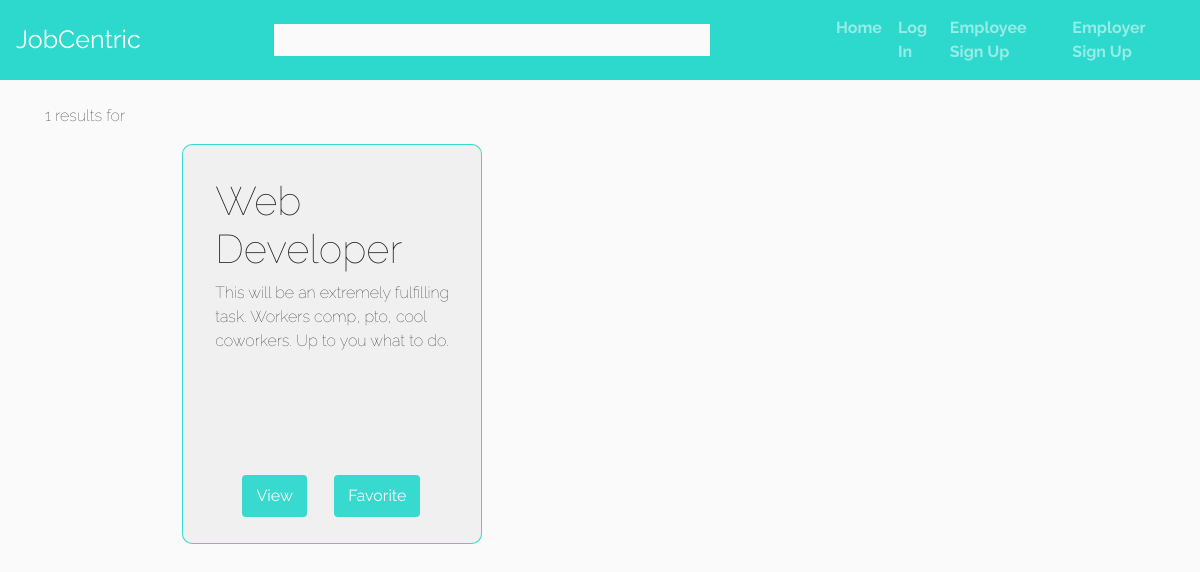
The page /search/ on the database as committed earlier.
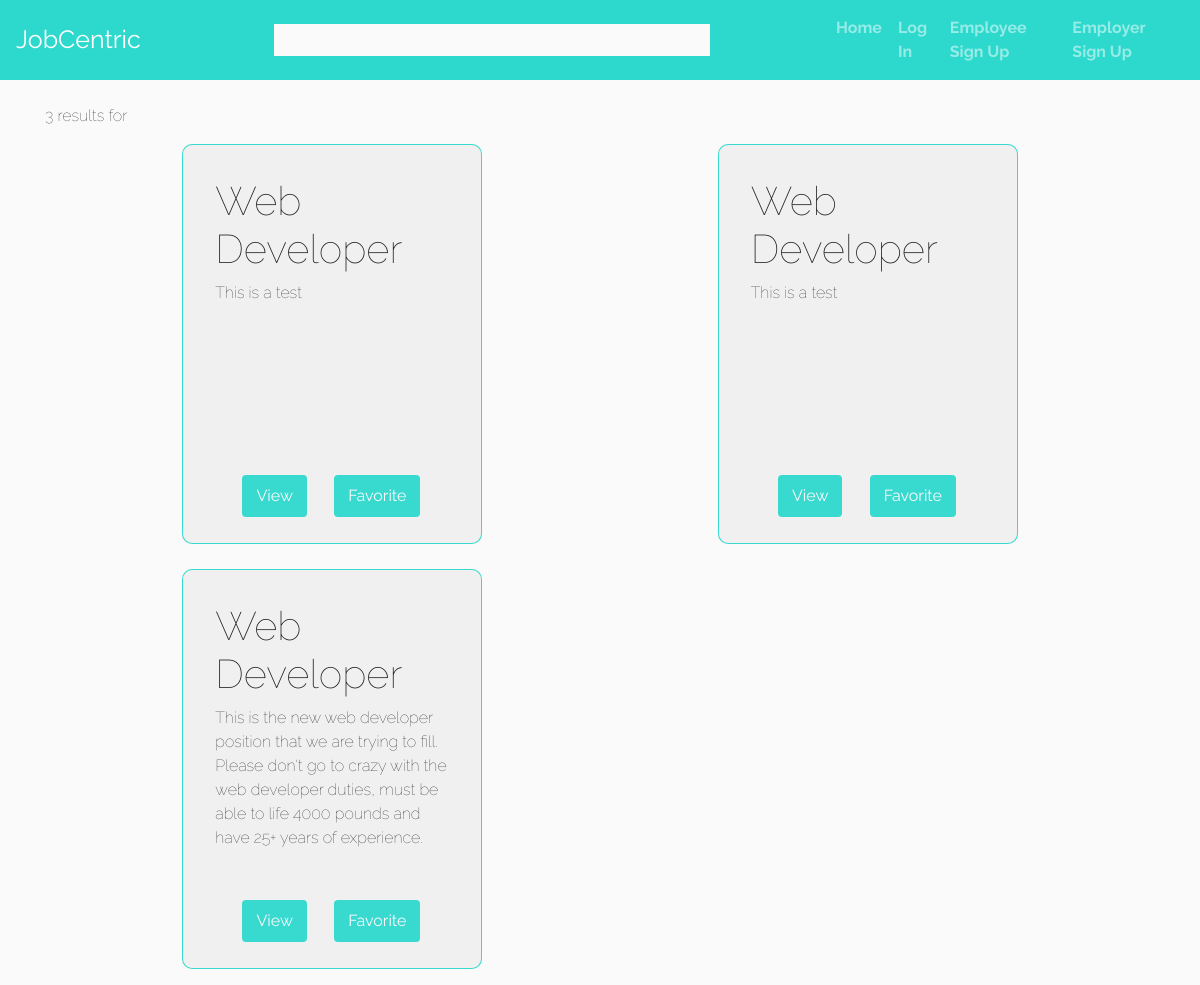
The same page on the database as committed later.
### job/models.py (models this page shows)
class Listing(models.Model):
    user = models.ForeignKey(User, on_delete=models.CASCADE, related_name="listing_user", default=0)
    applicants = models.ManyToManyField(User, symmetrical=False, related_name="listing_applicants")
    title = models.CharField(max_length=300)
    description = models.TextField(max_length=1500)
    location = models.CharField(max_length=150)
    job_type = models.CharField(choices=JOB_TYPE, max_length=1)
    category = models.CharField(choices=CATEGORY_TYPE, max_length=1, blank=True)
    compensation = models.CharField(choices=SALARY_TYPE, max_length=1)
    post_date = models.DateField(default=datetime.now().strftime("%Y-%m-%d"))
    is_open = models.BooleanField(default=True)
    def __str__(self):
        return self.title

### job/views.py (the view)
# urls.py: path("search/", job_views.search_view),
def search_view(request):
    template = 'search.html'
    keywords = request.GET.get('query', '')
    print(keywords)
    results = searchAlgo(keywords)
    context = {
        'results': results,
        'keywords': keywords,
    }
    return render(request, 'search.html', context)

### job/helpers.py (called while the page is built)
def searchAlgo(q):
    q_set = []
    keywords = q.lower()
    for listing in Listing.objects.all():
        title = listing.title.lower()
        if title.find(keywords) != -1:
            print(listing, "match")
            q_set.append(listing)
    print(q_set)
    return q_set

### templates/search.html
{% extends 'base_template.html' %}{% block content %}
<br />
<div class="search__container">
  <p>{{results|length}} results for <strong>{{keywords}}</strong></p>
  <div class="search-noads__container">
    {% for listing in results %}
    <div class="search-listing__container">
      <h1>{{listing.title}}</h1>
      <p>{{listing.description}}</p>
      <div class="search-footer__container">
        <button id="search-footer__button">
          <a href="/listing/{{listing.id}}/">View</a>
        </button>
        <button id="search-footer__button">
          <a href="/favorite/{{listing.id}}/">{% if not favorite %}Favorite{% else %}Unfavorite{% endif %}</a>
        </button>
      </div>
    </div>
    {% endfor %}
  </div>
</div>
{% endblock %}

Rows that differ between the two databases and show on the page:
changed Listing (number 1 of 3 on the later page): description "This will be an extremely fulfilling task. Workers comp, pto, cool coworkers. Up to you what to do." → "This is a test"
added Listing: title "Web Developer", description "This is a test"
added Listing: title "Web Developer", description "This is the new web developer position that we are trying to fill. Please don't go to crazy with the web developer duties, must be able to life 4000 pounds and have 25+ years of experience."
Other text that changed with them:
{{ results|length }}: "1" → "3"
